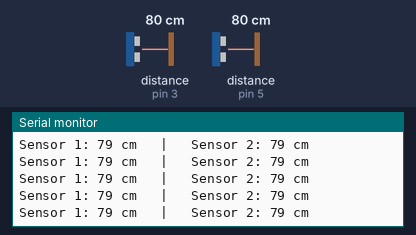
The sketch below on a simulated Arduino Nano, built with avr-gcc and run on an emulated ATmega328P. Parts: the last lines printed to the serial monitor. Wiring (inferred from the names in the program): 2 × ultrasonic range finder: trigger pin 2, echo pin 3 / trigger pin 4, echo pin 5. Inputs (shaded band) come from the test bench; at power-on: distance to the obstacle (sensors on pin 3, pin 5) 80 cm. The echo pulse lasts 58.3 µs per cm.

Above: at 1.2 s.
1.3 s: distance to the obstacle (sensor on pin 3) set to 120 cm
At 1.55 s:
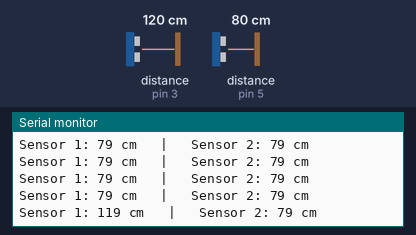
4.3 s: distance to the obstacle (sensor on pin 5) set to 250 cm
At 4.45 s:
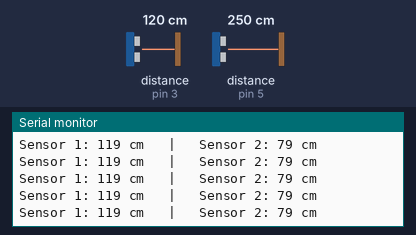
7.3 s: distance to the obstacle (sensor on pin 3) set to 2 cm
At 7.46 s:
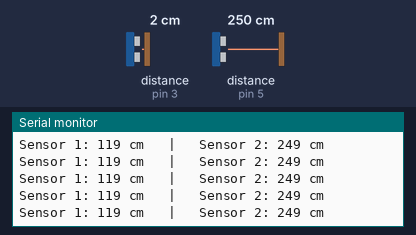
8.8 s: distance to the obstacle (sensor on pin 3) set to 4 cm
At 9.05 s:
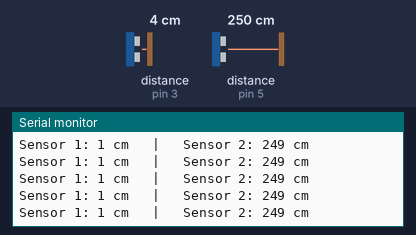
11.8 s: distance to the obstacle (sensor on pin 5) set to 2 cm
At 11.98 s:
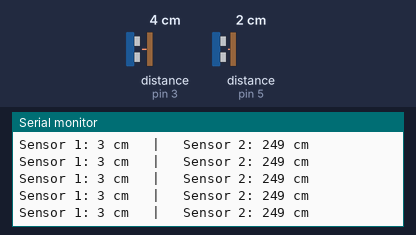
13.3 s: distance to the obstacle (sensor on pin 5) set to 299 cm
At 13.51 s:
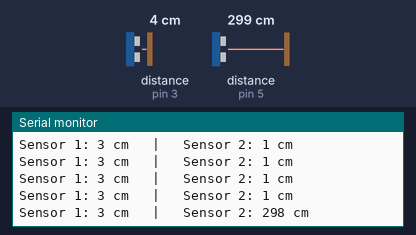
Timing chart, 0 to 16.3 s (numbered marks = the images above; inputs shaded):
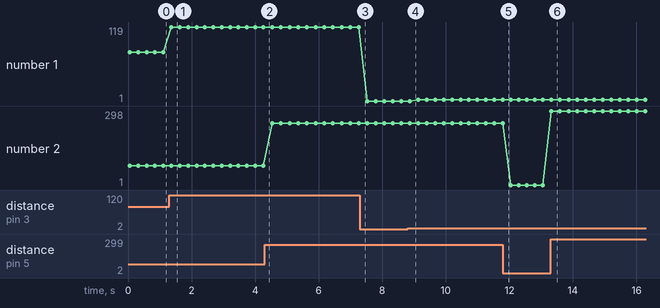

Measured:
- after the input at 1.3 s, the serial monitor: prints a new line after 0.07 s (image 1)
- after the input at 13.3 s, the serial monitor: prints a new line at once (image 6)
- plotted number 1: 79 → 119 after the input at 1.3 s, 1 → 3 after the input at 8.8 s
- plotted number 2: 79 → 249 after the input at 4.3 s, 1 → 298 after the input at 13.3 s

The sketch:

dsghardware.ino
```cpp
// Arduino Nano + 2 HC-SR04 Ultrasonic Sensors

#define TRIG1 2
#define ECHO1 3

#define TRIG2 4
#define ECHO2 5

long getDistance(int trigPin, int echoPin)
{
  digitalWrite(trigPin, LOW);
  delayMicroseconds(2);

  digitalWrite(trigPin, HIGH);
  delayMicroseconds(10);
  digitalWrite(trigPin, LOW);

  long duration = pulseIn(echoPin, HIGH, 30000);

  if (duration == 0)
    return -1;

  return duration * 0.0343 / 2;
}

void setup()
{
  Serial.begin(9600);

  pinMode(TRIG1, OUTPUT);
  pinMode(ECHO1, INPUT);

  pinMode(TRIG2, OUTPUT);
  pinMode(ECHO2, INPUT);
}

void loop()
{
  // Sensor 1
  long distance1 = getDistance(TRIG1, ECHO1);

  // Wait to prevent ultrasonic interference
  delay(50);

  // Sensor 2
  long distance2 = getDistance(TRIG2, ECHO2);

  Serial.print("Sensor 1: ");

  if (distance1 == -1)
    Serial.print("No Echo");
  else
  {
    Serial.print(distance1);
    Serial.print(" cm");
  }

  Serial.print("   |   Sensor 2: ");

  if (distance2 == -1)
    Serial.println("No Echo");
  else
  {
    Serial.print(distance2);
    Serial.println(" cm");
  }

  delay(200);
}
```
